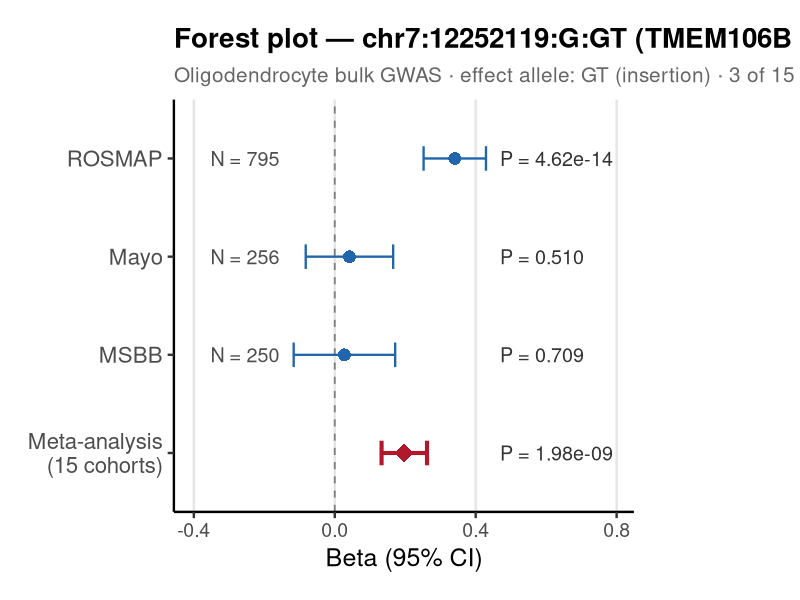

Source code (R):
#!/usr/bin/env Rscript
# Forest plot for top SNP in Oligodendrocyte bulk 15-cohort meta-analysis
# Lead variant: chr7:12252119:G:GT (effect allele = GT, insertion)
# Only 3 of 15 cohorts carry this indel (ROSMAP, Mayo, MSBB — all WGS or WGS-imputed).
# No biallelic SNP proxy with consistent direction across these 3 cohorts was found
# in the TMEM106B region; the signal appears specific to the insertion.
# All betas are reported for the GT allele (insertion).
# Meta Effect from METAL is for G allele (Allele1); flipped here to match cohort direction.

library(ggplot2)
library(dplyr)

# ---------- data -------------------------------------------------------
# Cohort-level: from REGENIE step2 (effect allele = GT)
cohorts <- data.frame(
  label  = c("ROSMAP", "Mayo", "MSBB"),
  beta   = c(0.340655,  0.0416694, 0.0274115),
  se     = c(0.0451664, 0.0633103, 0.0734952),
  n      = c(795L,      256L,      250L),
  pval   = c(4.621e-14, 5.104e-01, 7.092e-01),
  is_meta = FALSE,
  stringsAsFactors = FALSE
)

# Meta-analysis (METAL Effect is for G allele; flip sign → GT allele direction)
meta <- data.frame(
  label   = "Meta-analysis\n(15 cohorts)",
  beta    = 0.1973,
  se      = 0.0329,
  n       = NA_integer_,
  pval    = 1.976e-09,
  is_meta = TRUE,
  stringsAsFactors = FALSE
)

df <- bind_rows(cohorts, meta)
df$label <- factor(df$label, levels = rev(c("ROSMAP", "Mayo", "MSBB",
                                             "Meta-analysis\n(15 cohorts)")))

df <- df %>%
  mutate(
    ci_lo  = beta - 1.96 * se,
    ci_hi  = beta + 1.96 * se,
    plabel = ifelse(pval < 0.001,
                    formatC(pval, format = "e", digits = 2),
                    formatC(pval, format = "f", digits = 3)),
    nlabel = ifelse(is.na(n), "", paste0("N = ", formatC(n, format = "d", big.mark = ",")))
  )

# ---------- colours ----------------------------------------------------
clr_cohort <- "#2166AC"   # blue
clr_meta   <- "#B2182B"   # red

# ---------- plot -------------------------------------------------------
p <- ggplot(df, aes(y = label, x = beta)) +

  # zero line
  geom_vline(xintercept = 0, linetype = "dashed", colour = "grey50", linewidth = 0.6) +

  # CI segments
  geom_errorbarh(
    aes(xmin = ci_lo, xmax = ci_hi,
        colour = is_meta, linewidth = is_meta),
    height = 0.25
  ) +

  # point / diamond via shape
  geom_point(
    aes(colour = is_meta,
        shape  = is_meta,
        size   = is_meta)
  ) +

  # sample-size annotation (left of CI)
  geom_text(
    aes(x = min(ci_lo) - 0.04, label = nlabel),
    hjust = 1, size = 5, colour = "grey30"
  ) +

  # p-value annotation (right of CI)
  geom_text(
    aes(x = max(ci_hi) + 0.04, label = paste0("P = ", plabel)),
    hjust = 0, size = 5, colour = "grey20"
  ) +

  scale_colour_manual(values = c("FALSE" = clr_cohort, "TRUE" = clr_meta),
                      guide = "none") +
  scale_linewidth_manual(values = c("FALSE" = 0.8, "TRUE" = 1.4),
                         guide = "none") +
  scale_shape_manual(values  = c("FALSE" = 16, "TRUE" = 18),
                     guide = "none") +
  scale_size_manual(values   = c("FALSE" = 4,  "TRUE" = 6),
                    guide = "none") +

  labs(
    title    = "Forest plot — chr7:12252119:G:GT (TMEM106B locus)",
    subtitle = "Oligodendrocyte bulk GWAS · effect allele: GT (insertion) · 3 of 15 WGS cohorts genotyped · no biallelic proxy with consistent direction found",
    x        = "Beta (95% CI)",
    y        = NULL
  ) +

  # expand x to give room for annotations
  scale_x_continuous(
    expand = expansion(add = c(0.30, 0.38))
  ) +

  theme_classic(base_size = 18) +
  theme(
    plot.title    = element_text(face = "bold", size = 20),
    plot.subtitle = element_text(size = 15, colour = "grey40"),
    axis.text.y   = element_text(size = 16),
    axis.text.x   = element_text(size = 14),
    panel.grid.major.x = element_line(colour = "grey90"),
    plot.margin   = margin(20, 120, 20, 20)
  )

# ---------- save -------------------------------------------------------
out <- "/external/rprshnas01/netdata_kcni/stlab/Xiaolin/nextflow/results/meta_analysis_15cohorts/plots/forest/Oligo_TMEM106B_top_SNP_forest.png"
ggsave(out, plot = p, width = 12, height = 5, dpi = 200, bg = "white")
message("Saved: ", out)
